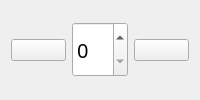
                <widget class="QWidget" name="itemLibraryAllButtons" native="true">
                 <property name="styleSheet">
                  <string notr="true">#itemLibraryAllButtons{
	background-color: rgb(0, 0, 0);
	border: 1px solid white;
	border-radius: 10px
}
</string>
                 </property>
                 <layout class="QHBoxLayout" name="horizontalLayout_23">
                  <item>
                   <widget class="QPushButton" name="itemLibraryAllPrev">
                    <property name="text">
                     <string/>
                    </property>
                    <property name="icon">
                     <iconset resource="../qrc/market_engine_icons.qrc">
                      <normaloff>:/icons/icons_market_engine/left.png</normaloff>:/icons/icons_market_engine/left.png</iconset>
                    </property>
                    <property name="iconSize">
                     <size>
                      <width>32</width>
                      <height>32</height>
                     </size>
                    </property>
                   </widget>
                  </item>
                  <item>
                   <widget class="QSpinBox" name="itemLibraryAllPage">
                    <property name="minimumSize">
                     <size>
                      <width>0</width>
                      <height>55</height>
                     </size>
                    </property>
                    <property name="font">
                     <font>
                      <family>SystemHud</family>
                      <pointsize>15</pointsize>
                      <weight>50</weight>
                      <bold>false</bold>
                     </font>
                    </property>
                   </widget>
                  </item>
                  <item>
                   <widget class="QPushButton" name="itemLibraryAllNext">
                    <property name="text">
                     <string/>
                    </property>
                    <property name="icon">
                     <iconset resource="../qrc/market_engine_icons.qrc">
                      <normaloff>:/icons/icons_market_engine/right.png</normaloff>:/icons/icons_market_engine/right.png</iconset>
                    </property>
                    <property name="iconSize">
                     <size>
                      <width>32</width>
                      <height>32</height>
                     </size>
                    </property>
                   </widget>
                  </item>
                 </layout>
                </widget>
